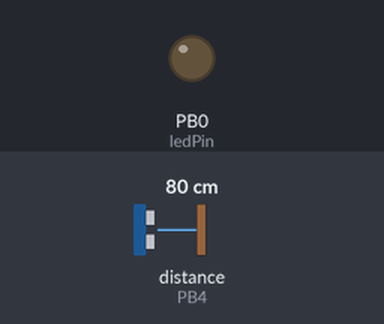
The sketch below on a simulated ATtiny85, built with avr-gcc and run on an emulated ATtiny85. On the bench: output pins drawn as LEDs (lit = HIGH). Wiring (inferred from the names in the program): ultrasonic range finder: trigger PB3; echo PB4. The test bench sets the inputs (shaded band); at power-on: distance to the obstacle (sensor on PB4) 80 cm. The echo pulse lasts 58.3 µs per cm; pins used as bus, display or sensor lines are not drawn.

Above: at 1.2 s.
1.3 s: distance to the obstacle (sensor on PB4) set to 19 cm
2.9 s: distance to the obstacle (sensor on PB4) set to 15 cm
At 3.8 s:
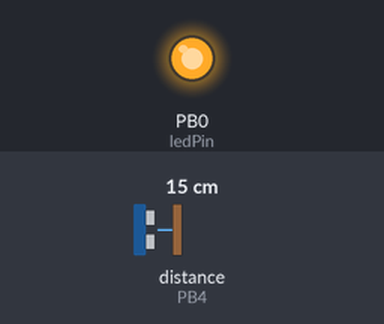
4.8 s: distance to the obstacle (sensor on PB4) set to 18 cm
At 5.8 s:
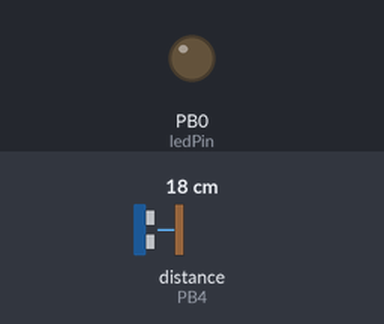
6.5 s: distance to the obstacle (sensor on PB4) set to 2 cm
At 7.7 s:
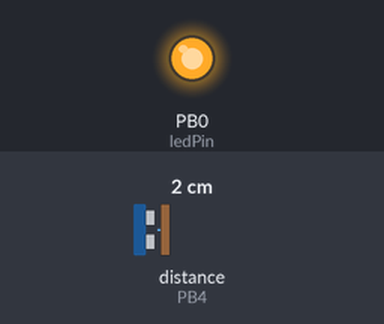
Timing chart, 0 to 9.4 s (numbered marks = the images above; inputs shaded):
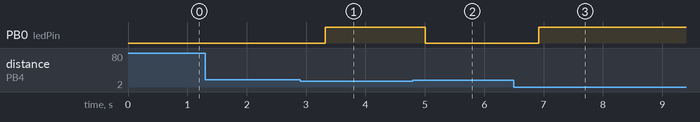

Measured:
- the behaviour switches between 17 and 16 cm on distance to the obstacle (sensor on PB4) (found by bisection; images 0 and 1)
- after the input at 1.3 s, every drawn part: stays the same
- after the input at 2.9 s, PB0 (ledPin): LOW → HIGH after 0.42 s
- after the input at 4.8 s, PB0 (ledPin): HIGH → LOW after 0.21 s
- after the input at 6.5 s, PB0 (ledPin): LOW → HIGH after 0.42 s

The sketch:

Attiny85_Sensor_4-15-18.ino
```cpp
/*
  For use with a 4 Pin Ultrasonic Ranging Sensor, see: http://www.micropik.com/PDF/HCSR04.pdf
  & an ATtiny85 Microprocessor

        Power can be supplied to the ATtiny85 via the Arduino
  VCC   //  5v  (+)
  GND   //  GND (-)

  TRIG  //  Analog Input 3 (Pin 3)
  ECHO  //  Analog Input 2 (Pin 4)
  LED //  Analog Input 1 (Pin 2)
  LED1  //  PWM (Pin 1)
  LED2  //  PWM (Pin 0)
        (c) Jacob Clark 2013 - http://fusionstrike.com
*/

//LEFT SIDE SENSOR ATTINY85

const int ledPin  =   0;
//const int ledPin1 =   1;
//const int ledPin2   =   2;
const int trigPin   =   3;
const int echoPin   =       4;


void setup() {
  pinMode(ledPin, OUTPUT);
 }

void loop(){


        long duration, inches, cm;

        pinMode(trigPin, OUTPUT);
        digitalWrite(trigPin, LOW);

        delayMicroseconds(2);
        digitalWrite(trigPin, HIGH);

        delayMicroseconds(10);
        digitalWrite(trigPin, LOW);

        pinMode(echoPin, INPUT);
        duration = pulseIn(echoPin, HIGH);


        cm = duration*0.034/2;

        if(cm <= 15){
          delay(420);
          digitalWrite(ledPin, HIGH);

        }

        else
        {
          digitalWrite(ledPin, LOW);
        }

}
```
